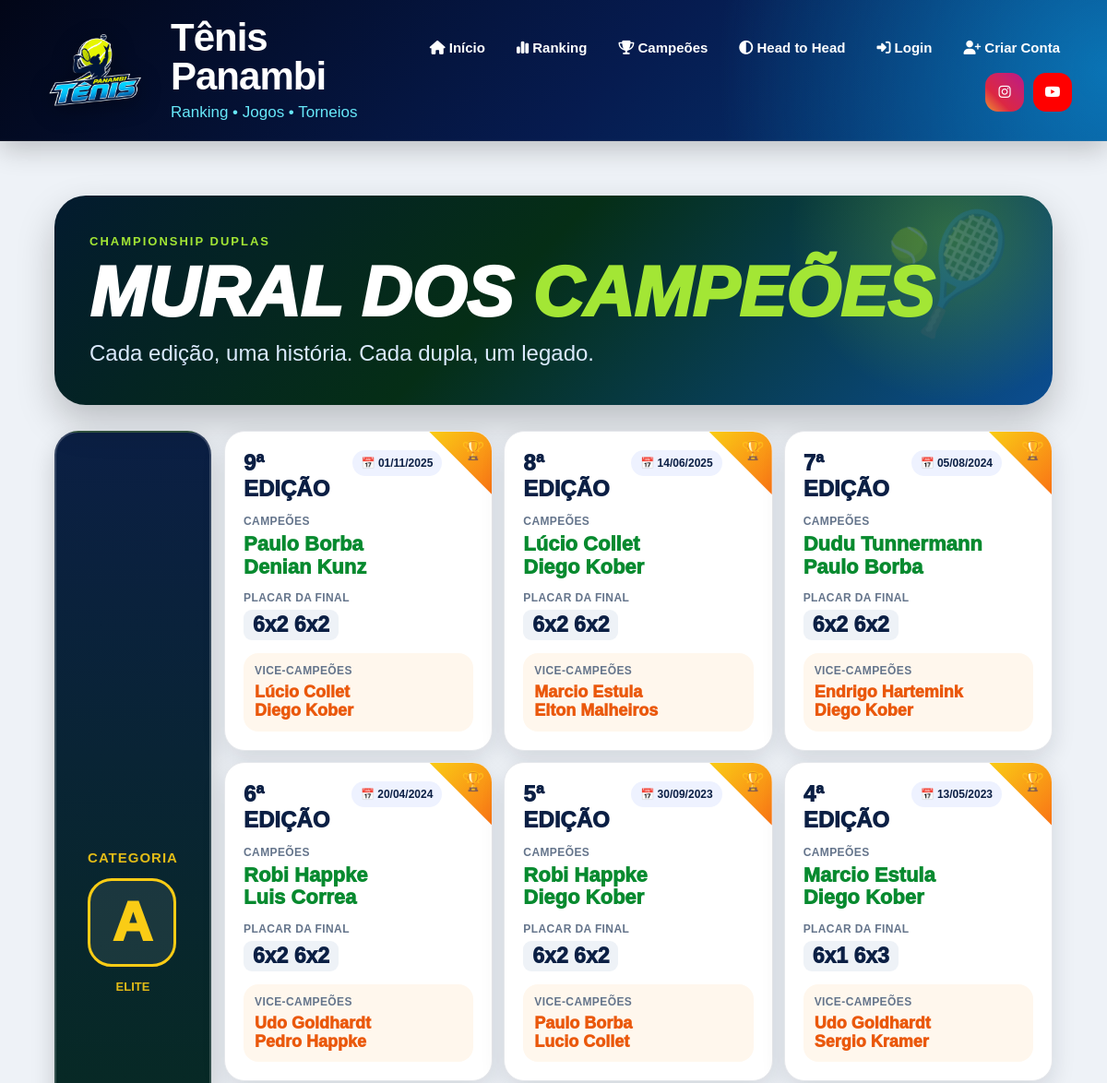
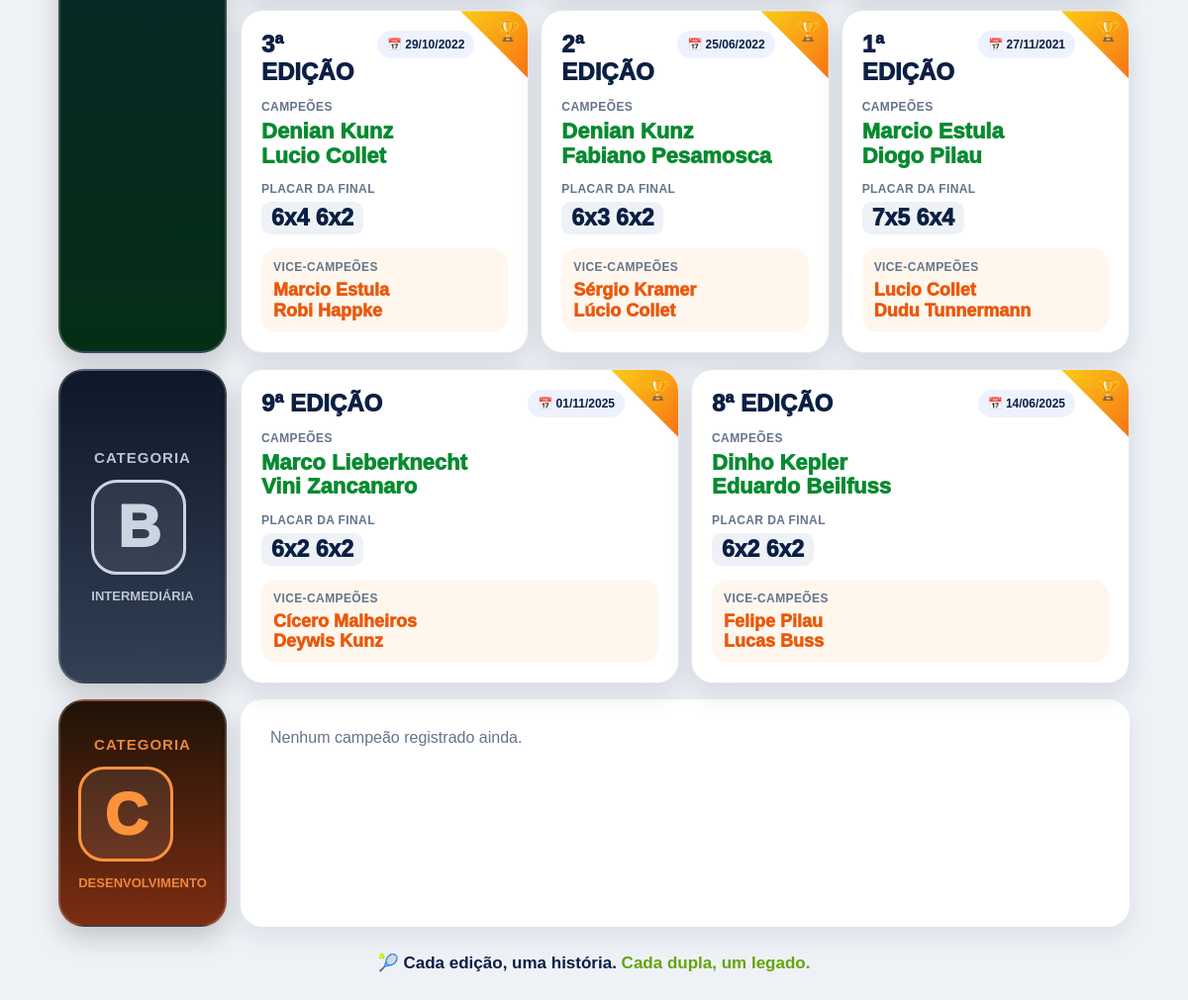
/mural-campeoes/, run on an earlier commit of the app's database (2 pictures, top to bottom).
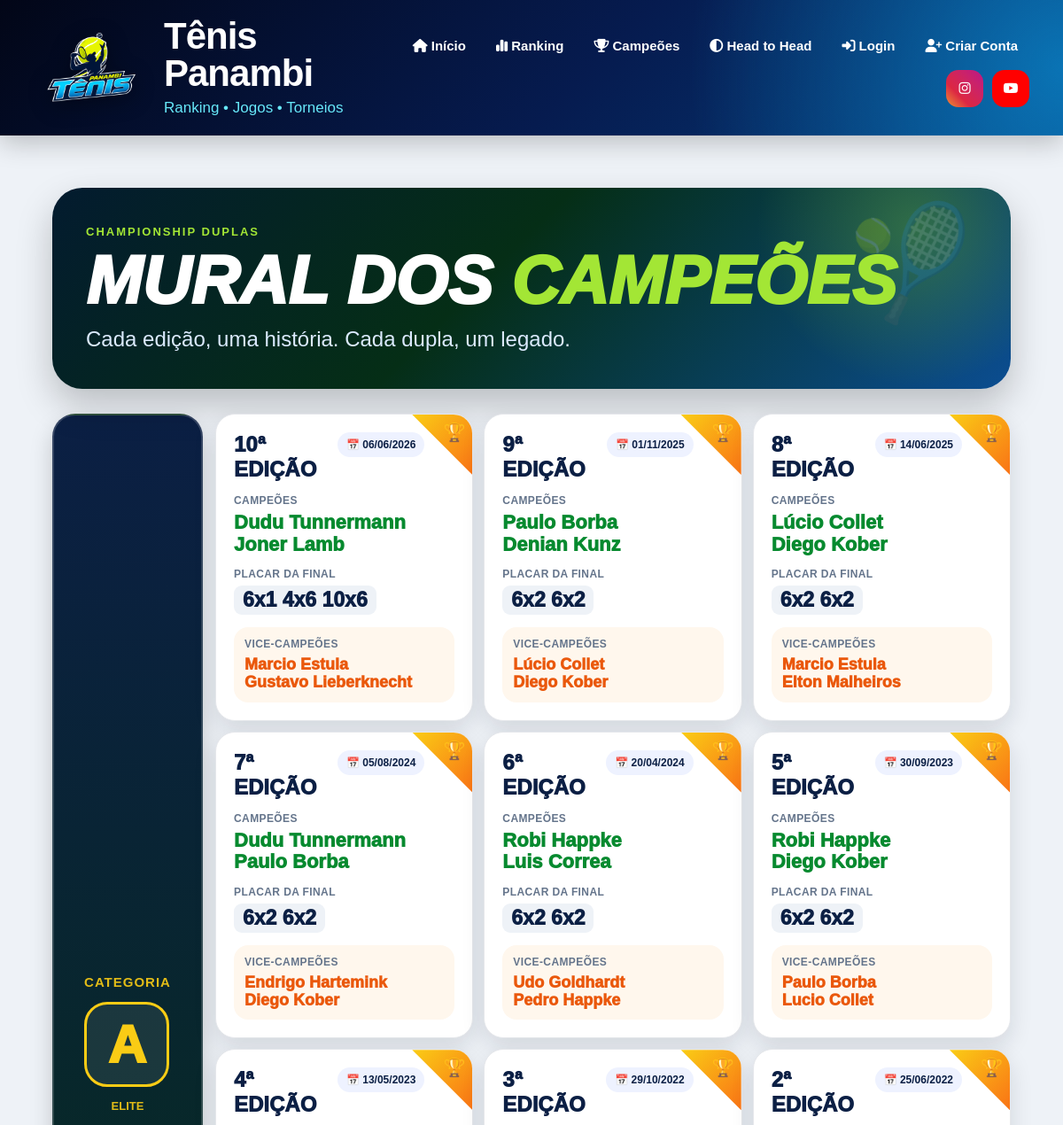
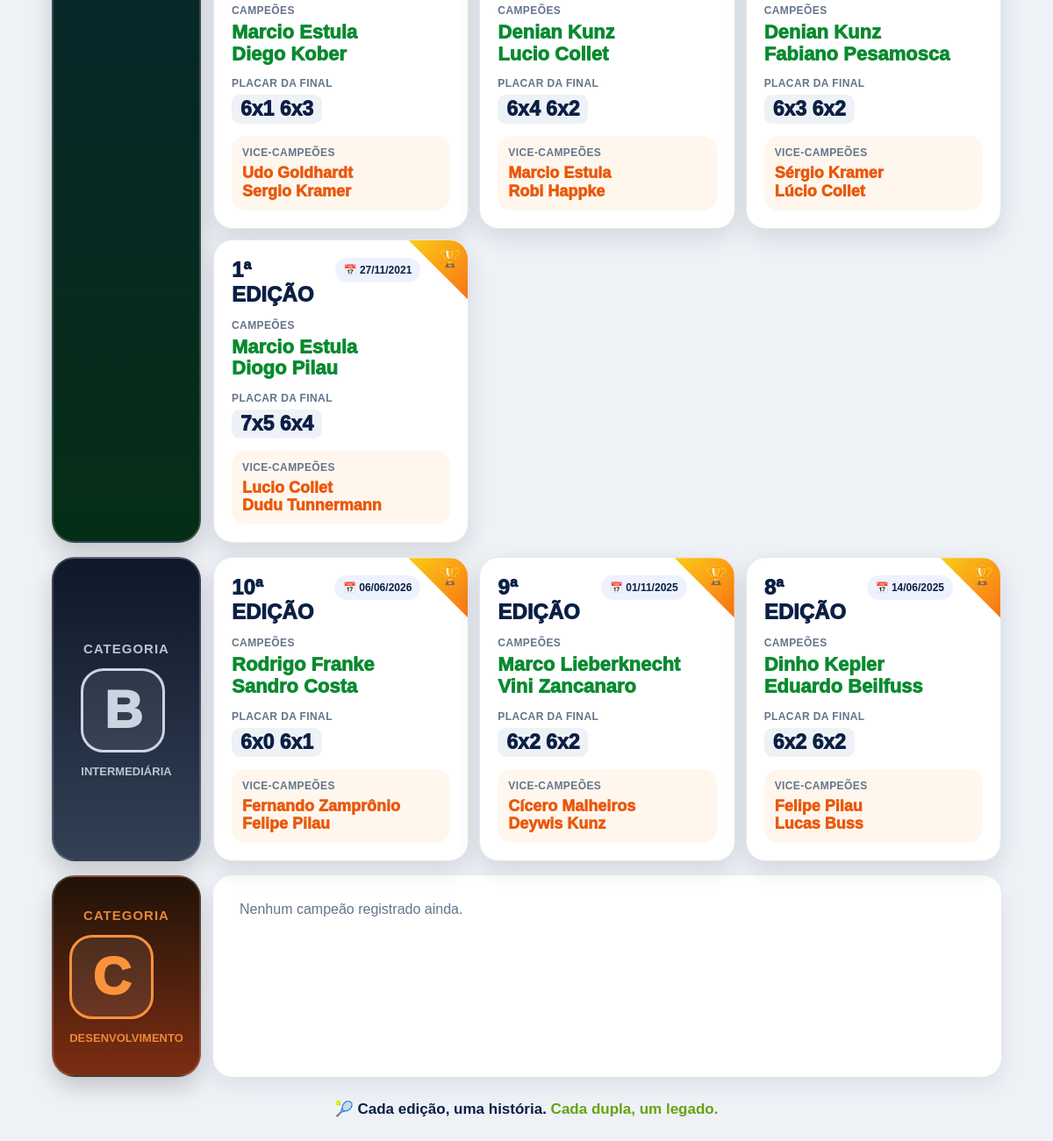
And on a later commit of the database (2 pictures, top to bottom).
### core/models.py (models this page shows, shortened)
class CampeaoTorneio(models.Model):
    CATEGORIAS = [
        ('A', 'Categoria A'),
        ('B', 'Categoria B'),
        ('C', 'Categoria C'),
    ]
    categoria = models.CharField(
        max_length=1,
        choices=CATEGORIAS
    )
    edicao = models.IntegerField()
    data_final = models.DateField()
    campeao_1 = models.CharField(
        max_length=100
    )
    campeao_2 = models.CharField(
        max_length=100
    )
    finalista_1 = models.CharField(
        max_length=100
    )
    finalista_2 = models.CharField(
        max_length=100
    )
    placar = models.CharField(
        max_length=50
    )
    observacoes = models.TextField(
        blank=True,
        null=True
    )
    criado_em = models.DateTimeField(
        auto_now_add=True
    )
    class Meta:
        ordering = [
            'categoria',
            '-edicao'
        ]

### core/views.py (the view)
def mural_campeoes(request):
    campeoes_a = CampeaoTorneio.objects.filter(
        categoria='A'
    ).order_by('-edicao')
    campeoes_b = CampeaoTorneio.objects.filter(
        categoria='B'
    ).order_by('-edicao')
    campeoes_c = CampeaoTorneio.objects.filter(
        categoria='C'
    ).order_by('-edicao')
    return render(
        request,
        'jogador/mural_campeoes.html',
        {
            'campeoes_a': campeoes_a,
            'campeoes_b': campeoes_b,
            'campeoes_c': campeoes_c,
        }
    )

### core/templates/jogador/mural_campeoes.html (shortened to what this page needs)
{% extends 'base/base.html' %}
{% block content %}
<div class="mural-page">
    <div class="mural-hero">
        <div class="hero-kicker">CHAMPIONSHIP DUPLAS</div>
        <h1>Mural dos <span>Campeões</span></h1>
        <p>Cada edição, uma história. Cada dupla, um legado.</p>
    </div>
    <div class="categoria-row">
        <div class="categoria-badge cat-a">
            <div>
                <div class="label">Categoria</div>
                <div class="letra">A</div>
                <div class="sub">Elite</div>
            </div>
        </div>
        <div class="campeoes-track">
            {% for item in campeoes_a %}
                <div class="champ-card">
                    <div class="champ-top">
                        <div class="edicao">
                            {{ item.edicao }}ª edição
                        </div>
                        <div class="date-pill">
                            📅 {{ item.data_final|date:"d/m/Y" }}
                        </div>
                    </div>
                    <div class="small-label">Campeões</div>
                    <div class="champions">
                        {{ item.campeao_1 }}<br>
                        {{ item.campeao_2 }}
                    </div>
                    <div class="score-area">
                        <div class="small-label">Placar da final</div>
                        <div class="score-list">
                            {% for set in item.placar.splitlines %}
                                <span class="score-chip">{{ set }}</span>
                            {% empty %}
                                <span class="score-chip">{{ item.placar }}</span>
                            {% endfor %}
                        </div>
                    </div>
                    <div class="vice-box">
                        <div class="small-label">Vice-campeões</div>
                        <div class="vice-names">
                            {{ item.finalista_1 }}<br>
                            {{ item.finalista_2 }}
                        </div>
                    </div>
                </div>
            {% empty %}
                <div class="empty-card">
                    Nenhum campeão registrado ainda.
                </div>
            {% endfor %}
        </div>
    </div>
    <div class="categoria-row">
        <div class="categoria-badge cat-b">
            <div>
                <div class="label">Categoria</div>
                <div class="letra">B</div>
                <div class="sub">Intermediária</div>
            </div>
        </div>
        <div class="campeoes-track">
            {% for item in campeoes_b %}
                <div class="champ-card">
                    <div class="champ-top">
                        <div class="edicao">
                            {{ item.edicao }}ª edição
                        </div>
                        <div class="date-pill">
                            📅 {{ item.data_final|date:"d/m/Y" }}
                        </div>
                    </div>
                    <div class="small-label">Campeões</div>
                    <div class="champions">
                        {{ item.campeao_1 }}<br>
                        {{ item.campeao_2 }}
                    </div>
                    <div class="score-area">
                        <div class="small-label">Placar da final</div>
                        <div class="score-list">
                            {% for set in item.placar.splitlines %}
                                <span class="score-chip">{{ set }}</span>
                            {% empty %}
                                <span class="score-chip">{{ item.placar }}</span>
                            {% endfor %}
                        </div>
                    </div>
                    <div class="vice-box">
                        <div class="small-label">Vice-campeões</div>
                        <div class="vice-names">
                            {{ item.finalista_1 }}<br>
                            {{ item.finalista_2 }}
                        </div>
                    </div>
                </div>
            {% empty %}
                <div class="empty-card">
                    Nenhum campeão registrado ainda.
                </div>
            {% endfor %}
        </div>
    </div>
    <div class="categoria-row">
        <div class="categoria-badge cat-c">
            <div>
                <div class="label">Categoria</div>
                <div class="letra">C</div>
                <div class="sub">Desenvolvimento</div>
            </div>
        </div>
        <div class="campeoes-track">
            {% for item in campeoes_c %}
                <div class="champ-card">
                    <div class="champ-top">
                        <div class="edicao">
                            {{ item.edicao }}ª edição
                        </div>
                        <div class="date-pill">
                            📅 {{ item.data_final|date:"d/m/Y" }}
                        </div>
                    </div>
                    <div class="small-label">Campeões</div>
                    <div class="champions">
                        {{ item.campeao_1 }}<br>
                        {{ item.campeao_2 }}
                    </div>
                    <div class="score-area">
                        <div class="small-label">Placar da final</div>
                        <div class="score-list">
                            {% for set in item.placar.splitlines %}
                                <span class="score-chip">{{ set }}</span>
                            {% empty %}
                                <span class="score-chip">{{ item.placar }}</span>
                            {% endfor %}
                        </div>
                    </div>
                    <div class="vice-box">
                        <div class="small-label">Vice-campeões</div>
                        <div class="vice-names">
                            {{ item.finalista_1 }}<br>
                            {{ item.finalista_2 }}
                        </div>
                    </div>
                </div>
            {% empty %}
                <div class="empty-card">
                    Nenhum campeão registrado ainda.
                </div>
            {% endfor %}
        </div>
    </div>
    <div class="mural-footer">
        🎾 Cada edição, uma história. <span>Cada dupla, um legado.</span>
    </div>
</div>
{% endblock %}

### core/templates/base/base.html (shortened to what this page needs)
{% load static %}
<!DOCTYPE html>
<html lang="pt-br">
<head>
    <link rel="stylesheet"
          href="https://cdnjs.cloudflare.com/ajax/libs/font-awesome/6.5.1/css/all.min.css">
</head>
<body>
<header class="topo">
    <div class="logo-area">
        <img src="{% static 'img/logo.png' %}" alt="Tênis Panambi">
        <div>
            <div class="titulo-site">
                Tênis Panambi
            </div>
            <div class="subtitulo-site">
                Ranking • Jogos • Torneios
            </div>
        </div>
    </div>
    <nav class="menu">
        <a href="/">
            <i class="fa-solid fa-house"></i> Início
        </a>
        <a href="/ranking/">
            <i class="fa-solid fa-chart-simple"></i> Ranking
        </a>
        <a href="/mural-campeoes/">
            <i class="fa-solid fa-trophy"></i> Campeões
        </a>
        <a href="/head-to-head/">
            <i class="fa-solid fa-circle-half-stroke"></i> Head to Head
        </a>
        {% if user.is_authenticated %}
            <a href="/meu-painel/">
                <i class="fa-solid fa-user"></i> Meu Painel
            </a>
            <a href="/meus-jogos/">
                <i class="fa-solid fa-calendar-days"></i> Meus Jogos
            </a>
            <a href="/lancar-jogo/" class="btn-lancar">
                <i class="fa-solid fa-plus"></i> Lançar Jogo
            </a>
            <div class="usuario-dropdown">
                <a href="#" class="usuario">
                    <i class="fa-solid fa-circle-user"></i> {{ user.username }}
                </a>
                <div class="dropdown-menu">
                    <a href="/meu-perfil/">Meu Perfil</a>
                    <a href="/password_change/">Trocar Senha</a>
                    <a href="/logout/">Sair</a>
                </div>
            </div>
        {% else %}
            <a href="/login/">
                <i class="fa-solid fa-right-to-bracket"></i> Login
            </a>
            <a href="/cadastro/">
                <i class="fa-solid fa-user-plus"></i> Criar Conta
            </a>
        {% endif %}
        <div class="social-topo">
            <a
                href="https://instagram.com/tenispanambi"
                target="_blank"
                class="social-link instagram"
            >
                <i class="fab fa-instagram"></i>
            </a>
            <a
                href="https://youtube.com/@tenispanambi"
                target="_blank"
                class="social-link youtube"
            >
                <i class="fab fa-youtube"></i>
            </a>
        </div>
    </nav>
</header>
<div class="conteudo">
    {% block content %}
    {% endblock %}
</div>
</body>
</html>

### core/templates/base/base.html (style rules this page uses)
* { margin:0; padding:0; box-sizing:border-box; font-family:Arial, Helvetica, sans-serif; }
body { background:#eef2f7; overflow-x:hidden; }
.topo { background: radial-gradient(circle at right, rgba(14,165,233,.55), transparent 35%), linear-gradient(135deg, #020617 0%, #061b4f 55%, #053b7a 100%); padding:20px 38px; display:flex; align-items:center; justify-content:space-between; gap:25px; box-shadow:0 8px 28px rgba(0,0,0,.22); border-bottom:1px solid rgba(255,255,255,.08); position:relative; }
.logo-area { display:flex; align-items:center; gap:18px; min-width:330px; }
.logo-area img { height:86px; width:auto; object-fit:contain; filter:drop-shadow(0 5px 12px rgba(0,0,0,.35)); }
.titulo-site { color:white; font-size:42px; font-weight:900; line-height:1; letter-spacing:-1px; }
.subtitulo-site { color:#67e8f9; font-size:17px; margin-top:8px; font-weight:500; }
.menu { display:flex; align-items:center; justify-content:flex-end; gap:8px; flex-wrap:wrap; }
.menu a { color:white; text-decoration:none; font-weight:800; font-size:15px; white-space:nowrap; transition:.2s; padding:11px 13px; border-radius:14px; }
.social-topo { display:flex; align-items:center; gap:10px; margin-left:8px; }
.social-link { width:42px; height:42px; border-radius:50%; display:flex; align-items:center; justify-content:center; color:white !important; font-size:20px; text-decoration:none; transition:.25s; padding:0 !important; }
.instagram { background:linear-gradient(45deg,#f09433,#dc2743,#cc2366,#bc1888); }
.youtube { background:#ff0000; }
.conteudo { padding:35px; }
img { max-width:100%; }

What changed in the data, as far as the page shows it:
added CampeaoTorneio: edicao "10", data_final "06/06/2026", campeao_1 "Dudu Tunnermann", campeao_2 "Joner Lamb", splitlines "6x1 4x6 10x6", finalista_1 "Marcio Estula", finalista_2 "Gustavo Lieberknecht", shown under "MURAL DOS CAMPEÕES"
added CampeaoTorneio: edicao "10", data_final "06/06/2026", campeao_1 "Rodrigo Franke", campeao_2 "Sandro Costa", splitlines "6x0 6x1", finalista_1 "Fernando Zamprônio", finalista_2 "Felipe Pilau"
